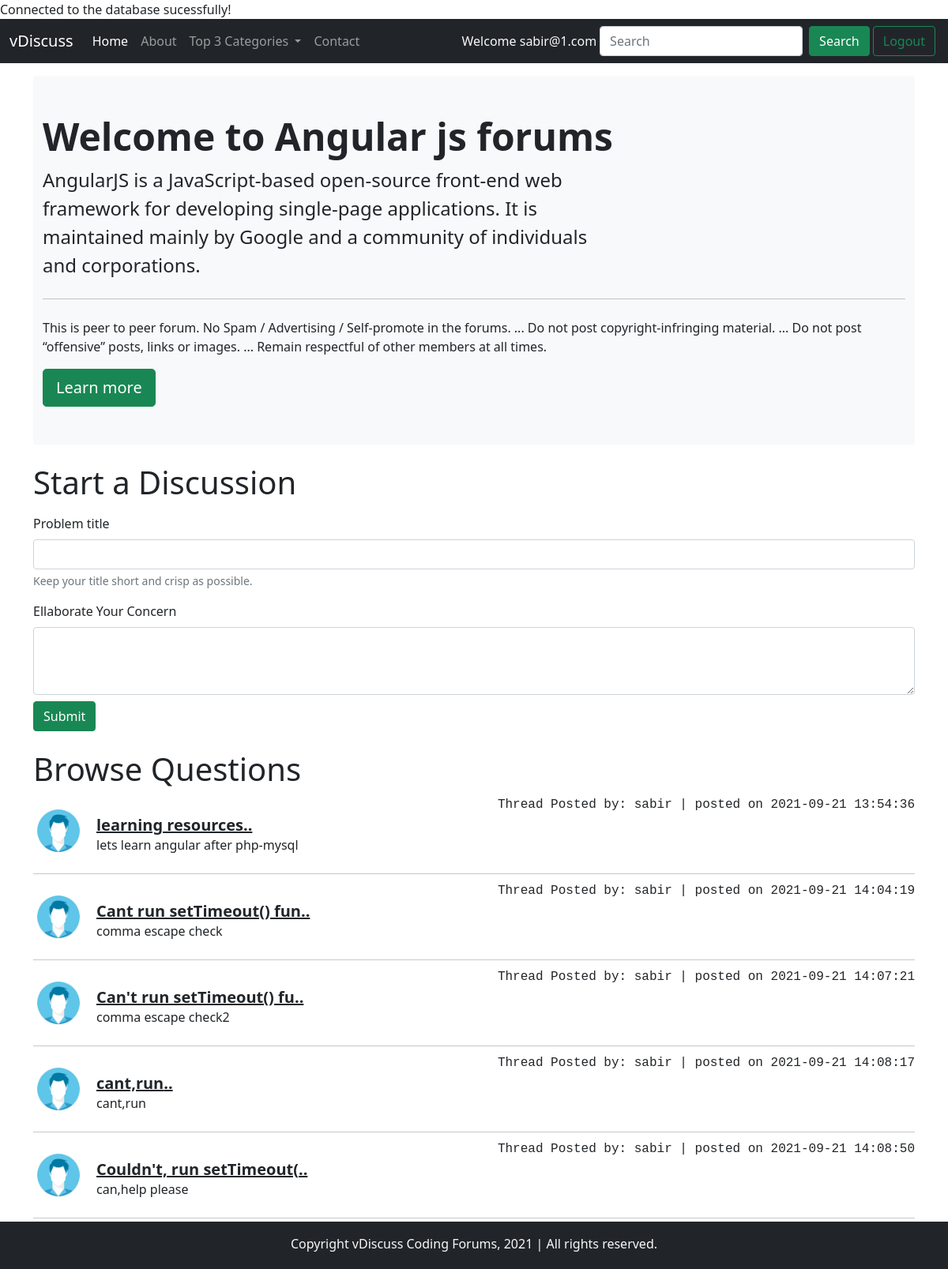
The app's page /threadslist.php?catid=6 (signed in) with its own data.
### tables this page shows
CREATE TABLE `categories` (
  `category_id` int(8) NOT NULL,
  `category_name` varchar(255) NOT NULL,
  `category_description` varchar(455) NOT NULL,
  `created` datetime NOT NULL DEFAULT current_timestamp()
);

CREATE TABLE `threads` (
  `thread_id` int(7) NOT NULL,
  `thread_title` varchar(255) NOT NULL,
  `thread_desc` text NOT NULL,
  `thread_cat_id` int(7) NOT NULL,
  `thread_user_id` int(7) NOT NULL,
  `timestamp` datetime NOT NULL DEFAULT current_timestamp()
);

CREATE TABLE `users` (
  `sno` int(8) NOT NULL,
  `user_email` varchar(30) NOT NULL,
  `user_pass` varchar(255) NOT NULL,
  `created_at` datetime NOT NULL DEFAULT current_timestamp()
);

### threadslist.php (the view, shortened to what this page needs)
<!doctype html>
<html lang="en">
<head>
    <link href="https://cdn.jsdelivr.net/npm/bootstrap@5.1.1/dist/css/bootstrap.min.css" rel="stylesheet"
>
    <link rel="stylesheet" href="https://cdnjs.cloudflare.com/ajax/libs/font-awesome/5.15.4/css/all.min.css"
 />
</head>
<body>
    <?php include 'partials/_dbconnect.php'; ?>
    <?php include 'partials/_header.php'; ?>
    <?php
    $id = $_GET['catid'];
    $sql = "SELECT * FROM `categories` WHERE category_id = $id";
    $result = mysqli_query($conn,$sql);
        while($row = mysqli_fetch_assoc($result)){
            $catname = $row['category_name'];
            $catdesc = $row['category_description'];
    }
    ?>
    <div class="container mt-3">
        <div class="container-fluid py-5 bg-light rounded">
            <h1 class="display-5 fw-bold">Welcome to <?php echo $catname; ?> forums</h1>
            <p class="col-md-8 fs-4"><?php echo $catdesc; ?></p>
            <hr class="my-4">
            <p>This is peer to peer forum. No Spam / Advertising / Self-promote in
                the forums. ...
                Do not post copyright-infringing material. ...
                Do not post “offensive” posts, links or images. ...
                Remain respectful of other members at all times.</p>
            <button class="btn btn-success btn-lg" type="button">Learn more</button>
        </div>
    </div>
    <?php
        if(isset($_SESSION['loggedin']) && $_SESSION['loggedin'] == true){
        echo'<div class="container mt-3">
            <h1 class="py-2">Start a Discussion</h1>
            <form action= "'. $_SERVER['REQUEST_URI'].'" method="post">
                <div class="mb-3">
                    <label for="title" class="form-label">Problem title</label>
                    <input type="text" class="form-control" id="title" name="title" aria-describedby="title" required>
                    <div id="emailHelp" class="form-text">Keep your title short and crisp as possible.</div>
                </div>
                <input type="hidden" name="sno" value="'. $_SESSION["sno"]. '">
                <div class="form-group">
                    <label for="description" class="mb-2">Ellaborate Your Concern</label>
                    <textarea class="form-control" id="desc" name="desc" rows="3" required></textarea>
                </div>
                <button type="submit" class="btn btn-success mt-2">Submit</button>
            </form>
        </div>';
        }
        else{
            echo '<div class="container">
            <h1 class="py-0 mt-3">Start a Discussion</h1>
           <p class="fs-3 font-light my-0"> Please login to start a Discussion</p>
            </div>';
        }
    ?>
    <div class="container mt-4">
        <h1 class="mb-2">Browse Questions</h1>
        <?php
            $id = $_GET['catid'];
            $sql = "SELECT * FROM `threads` WHERE thread_cat_id = $id";
            $result = mysqli_query($conn,$sql);
                while($row = mysqli_fetch_assoc($result)){
                    $id = $row['thread_id'];
                    $title = $row['thread_title'];
                    $desc = $row['thread_desc'];
                    $threadtime = $row['timestamp'];
                    $thread_user_id = $row['thread_user_id'];
                    $sql2 = "SELECT user_email FROM `users` WHERE sno = '$thread_user_id'";
                    $result2 = mysqli_query($conn,$sql2);
                    $row2 = mysqli_fetch_assoc($result2);
                    $threadposter_email = $row2['user_email'];
                echo' <div class="d-flex my-2 align-items-center">
                        <div class="flex-shrink-0">
                            <img src="/myforum/img/profile_img.jpg" width="64px" alt="...">
                        </div>
                        <div class="flex-grow-1 ms-3">
                            <h4 class="my-0">
                            <div class="text-end"><p class="fs-6 font-light mb-0 mt-1 font-monospace"> Thread Posted by: '.$threadposter_email.' | posted on '. $threadtime.'</p></div>
                             <a href="thread.php?threadid='.$id.'" class="text-dark text-decoration-underline py-0 fw-bold fs-5">'.substr($title,0,25).'..</a></h4>
                            <p class="fs-6">'.$desc.'</p>
                        </div>
                    </div>
                    <hr class="my-1">';
                }
        ?>
    </div>
    <?php include 'partials/_footer.php'; ?>
</body>
</html>

### records on screen
categories: category_name "Angular js", category_description "AngularJS is a JavaScript-based open-source front-end web framework for developing single-page applications. It is maintained mainly by Google and a community of individuals and corporations."
threads: users.user_email "sabir", timestamp "2021-09-21 13:54:36", thread_title "learning resources", thread_desc "lets learn angular after php-mysql"
threads: users.user_email "sabir", timestamp "2021-09-21 14:04:19", thread_title "Cant run setTimeout() fun", thread_desc "comma escape check"
threads: users.user_email "sabir", timestamp "2021-09-21 14:07:21", thread_title "Can't run setTimeout() fu", thread_desc "comma escape check2"
threads: users.user_email "sabir", timestamp "2021-09-21 14:08:17", thread_title "cant,run", thread_desc "cant,run"
threads: users.user_email "sabir", timestamp "2021-09-21 14:08:50", thread_title "Couldn't, run setTimeout(", thread_desc "can,help please"

### other values on screen
$_SESSION['useremail'] "sabir@1.com"
